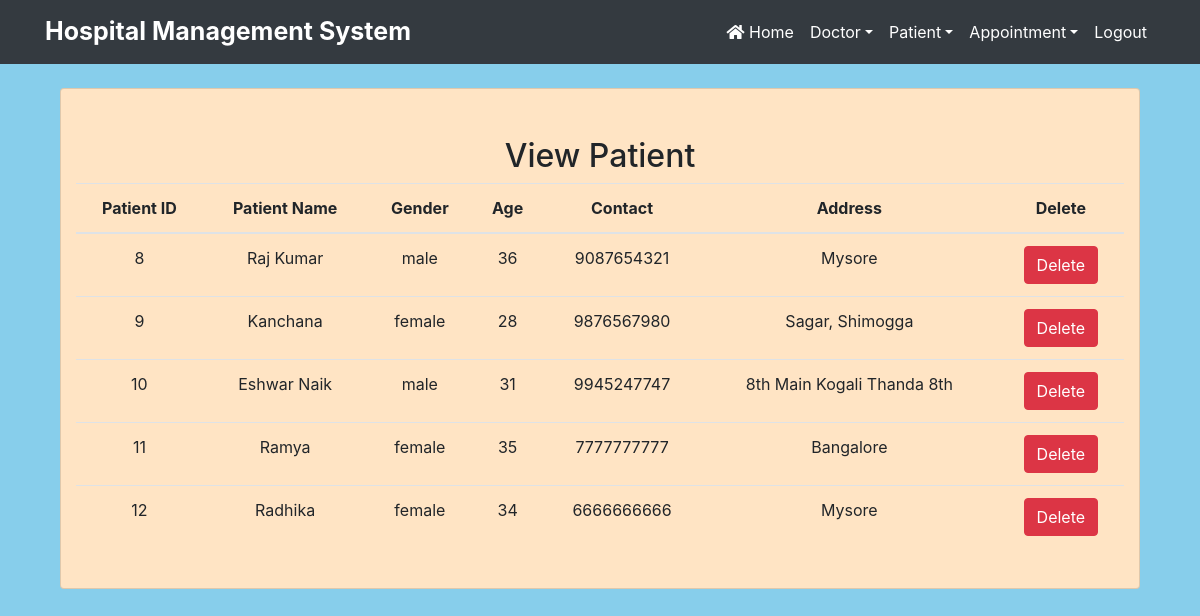
Page /view_patient/ (signed in) on the committed database.
### hospital/models.py (models this page shows, shortened)
class Patient(models.Model):
    name = models.CharField(max_length=100)
    gender = models.CharField(max_length=10)
    age = models.IntegerField()
    address = models.TextField(max_length=200)
    mobile = models.IntegerField(null=True)

### hospital/views.py (the view)
# urls.py: path('view_patient/', View_Patient, name='view_patient'),
def View_Patient(request):
    if not request.user.is_staff:
        return redirect('login')
    pat = Patient.objects.all()
    d = {'pat':pat}
    return render(request,'view_patient.html',d)

### hospital/templates/view_patient.html
{% extends "navigationbar.html" %}
{% load static %}
{% block body %}
<div class="container mt-5 text-center">
    <h2 class="text-center">View Patient</h2>
    <table class="table table-hover"  id="example">
        <thead>
            <tr class="text-center">
                <th>Patient ID</th>
                <th>Patient Name</th>
                <th>Gender</th>
                <th>Age</th>
                <th>Contact</th>
                <th>Address</th>
                <th>Delete</th>
            </tr>
        </thead>
        <tbody>
            {% for i in pat %}
            <tr>
                <td>{{i.id}}</td>
                <td>{{i.name}}</td>
                <td>{{i.gender}}</td>
                <td>{{i.age}}</td>
                <td>{{i.mobile}}</td>
                <td>{{i.address}}</td>
                <td><a href="{% url 'delete_patient' i.id %}" onclick="return confirm('Are you realy want to delete?')" class="btn btn-danger">Delete</a></td>
            </tr>
            {% endfor %}
        </tbody>
    </table>
</div>
{% endblock %}

### hospital/static/css/style.css (style rules this page uses)
body { background-color: skyblue; }

### rows in the picture
Patient: id "8", name "Raj Kumar", gender "male", age "36", mobile "9087654321", address "Mysore"
Patient: id "9", name "Kanchana", gender "female", age "28", mobile "9876567980", address "Sagar, Shimogga"
Patient: id "10", name "Eshwar Naik", gender "male", age "31", mobile "9945247747", address "8th Main Kogali Thanda 8th"
Patient: id "11", name "Ramya", gender "female", age "35", mobile "7777777777", address "Bangalore"
Patient: id "12", name "Radhika", gender "female", age "34", mobile "6666666666", address "Mysore"
